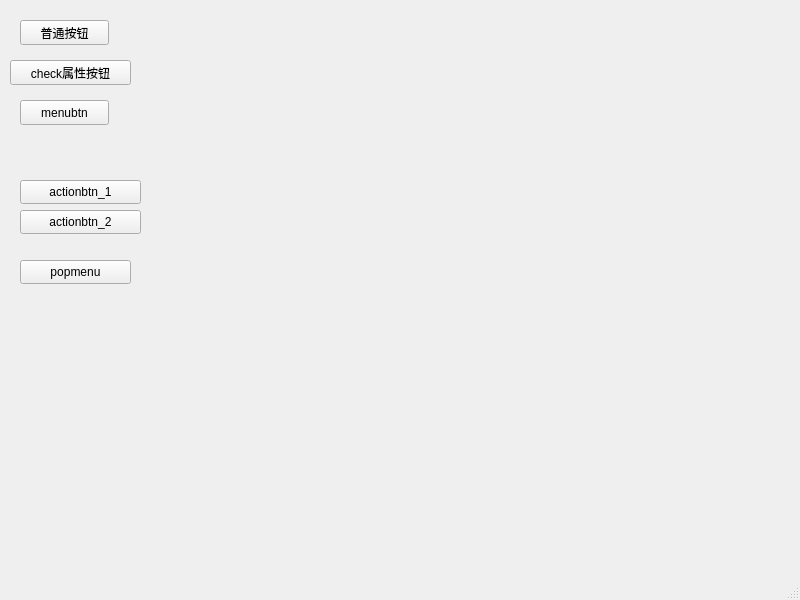
<?xml version="1.0" encoding="UTF-8"?>
<ui version="4.0">
 <class>MainWindow</class>
 <widget class="QMainWindow" name="MainWindow">
  <property name="geometry">
   <rect>
    <x>0</x>
    <y>0</y>
    <width>800</width>
    <height>600</height>
   </rect>
  </property>
  <property name="windowTitle">
   <string>MainWindow</string>
  </property>
  <widget class="QWidget" name="centralwidget">
   <widget class="QPushButton" name="normalbtn">
    <property name="geometry">
     <rect>
      <x>20</x>
      <y>20</y>
      <width>89</width>
      <height>25</height>
     </rect>
    </property>
    <property name="text">
     <string>普通按钮</string>
    </property>
   </widget>
   <widget class="QPushButton" name="checkbtn">
    <property name="geometry">
     <rect>
      <x>10</x>
      <y>60</y>
      <width>121</width>
      <height>25</height>
     </rect>
    </property>
    <property name="text">
     <string>check属性按钮</string>
    </property>
   </widget>
   <widget class="QPushButton" name="menubtn">
    <property name="geometry">
     <rect>
      <x>20</x>
      <y>100</y>
      <width>89</width>
      <height>25</height>
     </rect>
    </property>
    <property name="text">
     <string>menubtn</string>
    </property>
   </widget>
   <widget class="QToolButton" name="actionbtn_1">
    <property name="geometry">
     <rect>
      <x>20</x>
      <y>180</y>
      <width>121</width>
      <height>24</height>
     </rect>
    </property>
    <property name="text">
     <string>actionbtn_1</string>
    </property>
   </widget>
   <widget class="QToolButton" name="actionbtn_2">
    <property name="geometry">
     <rect>
      <x>20</x>
      <y>210</y>
      <width>121</width>
      <height>24</height>
     </rect>
    </property>
    <property name="text">
     <string>actionbtn_2</string>
    </property>
   </widget>
   <widget class="QToolButton" name="popmenu">
    <property name="geometry">
     <rect>
      <x>20</x>
      <y>260</y>
      <width>111</width>
      <height>24</height>
     </rect>
    </property>
    <property name="text">
     <string>popmenu</string>
    </property>
   </widget>
  </widget>
  <widget class="QMenuBar" name="menubar">
   <property name="geometry">
    <rect>
     <x>0</x>
     <y>0</y>
     <width>800</width>
     <height>27</height>
    </rect>
   </property>
  </widget>
  <widget class="QStatusBar" name="statusbar"/>
 </widget>
 <resources/>
 <connections/>
</ui>
